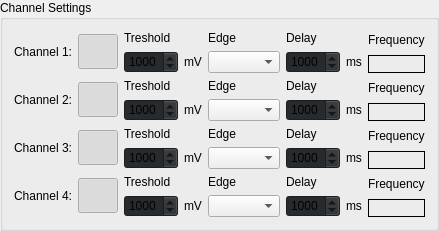
       <widget class="QGroupBox" name="groupBox">
        <property name="minimumSize">
         <size>
          <width>0</width>
          <height>0</height>
         </size>
        </property>
        <property name="maximumSize">
         <size>
          <width>16777215</width>
          <height>250</height>
         </size>
        </property>
        <property name="title">
         <string>Channel Settings</string>
        </property>
        <layout class="QVBoxLayout" name="verticalLayout">
         <item>
          <layout class="QHBoxLayout" name="horizontalLayout">
           <item>
            <widget class="QLabel" name="label_5">
             <property name="maximumSize">
              <size>
               <width>70</width>
               <height>16777215</height>
              </size>
             </property>
             <property name="text">
              <string>Channel 1:</string>
             </property>
            </widget>
           </item>
           <item>
            <widget class="QPushButton" name="ch1_enable_button">
             <property name="sizePolicy">
              <sizepolicy hsizetype="Expanding" vsizetype="Expanding">
               <horstretch>0</horstretch>
               <verstretch>0</verstretch>
              </sizepolicy>
             </property>
             <property name="minimumSize">
              <size>
               <width>0</width>
               <height>0</height>
              </size>
             </property>
             <property name="maximumSize">
              <size>
               <width>70</width>
               <height>35</height>
              </size>
             </property>
             <property name="styleSheet">
              <string notr="true">#ch1_enable_button:checked
{
border-image: url(:/images/toggle_button_on.png);
}
#ch1_enable_button
{
border-image: url(:/images/toggle_button_off.png);
}

</string>
             </property>
             <property name="text">
              <string/>
             </property>
             <property name="checkable">
              <bool>true</bool>
             </property>
             <property name="checked">
              <bool>true</bool>
             </property>
             <property name="autoRepeat">
              <bool>false</bool>
             </property>
            </widget>
           </item>
           <item>
            <layout class="QVBoxLayout" name="verticalLayout_5">
             <item>
              <widget class="QLabel" name="label_17">
               <property name="text">
                <string>Treshold</string>
               </property>
              </widget>
             </item>
             <item>
              <layout class="QHBoxLayout" name="horizontalLayout_5">
               <item>
                <widget class="QSpinBox" name="cfp_lot_box_3">
                 <property name="styleSheet">
                  <string notr="true">background-color:  #272b2d;</string>
                 </property>
                 <property name="maximum">
                  <number>5000</number>
                 </property>
                 <property name="value">
                  <number>1000</number>
                 </property>
                </widget>
               </item>
               <item>
                <widget class="QLabel" name="label_18">
                 <property name="text">
                  <string>mV</string>
                 </property>
                </widget>
               </item>
              </layout>
             </item>
            </layout>
           </item>
           <item>
            <layout class="QVBoxLayout" name="verticalLayout_6">
             <item>
              <widget class="QLabel" name="label_19">
               <property name="text">
                <string>Edge</string>
               </property>
              </widget>
             </item>
             <item>
              <widget class="QComboBox" name="comboBox_4"/>
             </item>
            </layout>
           </item>
           <item>
            <layout class="QVBoxLayout" name="verticalLayout_7">
             <item>
              <widget class="QLabel" name="label_20">
               <property name="text">
                <string>Delay</string>
               </property>
              </widget>
             </item>
             <item>
              <layout class="QHBoxLayout" name="horizontalLayout_6">
               <item>
                <widget class="QSpinBox" name="cfp_lot_box_4">
                 <property name="styleSheet">
                  <string notr="true">background-color:  #272b2d;</string>
                 </property>
                 <property name="maximum">
                  <number>5000</number>
                 </property>
                 <property name="value">
                  <number>1000</number>
                 </property>
                </widget>
               </item>
               <item>
                <widget class="QLabel" name="label_21">
                 <property name="text">
                  <string>ms</string>
                 </property>
                </widget>
               </item>
              </layout>
             </item>
            </layout>
           </item>
           <item>
            <layout class="QVBoxLayout" name="verticalLayout_8">
             <item>
              <widget class="QLabel" name="label_22">
               <property name="text">
                <string>Frequency</string>
               </property>
              </widget>
             </item>
             <item>
              <widget class="QLabel" name="label_23">
               <property name="frameShape">
                <enum>QFrame::Panel</enum>
               </property>
               <property name="text">
                <string/>
               </property>
              </widget>
             </item>
            </layout>
           </item>
          </layout>
         </item>
         <item>
          <layout class="QHBoxLayout" name="horizontalLayout_2">
           <item>
            <widget class="QLabel" name="label_8">
             <property name="maximumSize">
              <size>
               <width>70</width>
               <height>16777215</height>
              </size>
             </property>
             <property name="styleSheet">
              <string notr="true"/>
             </property>
             <property name="text">
              <string>Channel 2:</string>
             </property>
            </widget>
           </item>
           <item>
            <widget class="QPushButton" name="ch2_enable_button">
             <property name="sizePolicy">
              <sizepolicy hsizetype="Expanding" vsizetype="Expanding">
               <horstretch>0</horstretch>
               <verstretch>0</verstretch>
              </sizepolicy>
             </property>
             <property name="minimumSize">
              <size>
               <width>0</width>
               <height>0</height>
              </size>
             </property>
             <property name="maximumSize">
              <size>
               <width>70</width>
               <height>35</height>
              </size>
             </property>
             <property name="styleSheet">
              <string notr="true">#ch2_enable_button:checked
{
border-image: url(:/images/toggle_button_on.png);
}
#ch2_enable_button
{
border-image: url(:/images/toggle_button_off.png);
}

</string>
             </property>
             <property name="text">
              <string/>
             </property>
             <property name="checkable">
              <bool>true</bool>
             </property>
             <property name="checked">
              <bool>true</bool>
             </property>
             <property name="autoRepeat">
              <bool>false</bool>
             </property>
            </widget>
           </item>
           <item>
            <layout class="QVBoxLayout" name="verticalLayout_13">
             <item>
              <widget class="QLabel" name="label_33">
               <property name="styleSheet">
                <string notr="true"/>
               </property>
               <property name="text">
                <string>Treshold</string>
               </property>
              </widget>
             </item>
             <item>
              <layout class="QHBoxLayout" name="horizontalLayout_9">
               <item>
                <widget class="QSpinBox" name="cfp_lot_box_7">
                 <property name="styleSheet">
                  <string notr="true">background-color:  #272b2d;
</string>
                 </property>
                 <property name="maximum">
                  <number>5000</number>
                 </property>
                 <property name="value">
                  <number>1000</number>
                 </property>
                </widget>
               </item>
               <item>
                <widget class="QLabel" name="label_34">
                 <property name="styleSheet">
                  <string notr="true"/>
                 </property>
                 <property name="text">
                  <string>mV</string>
                 </property>
                </widget>
               </item>
              </layout>
             </item>
            </layout>
           </item>
           <item>
            <layout class="QVBoxLayout" name="verticalLayout_14">
             <item>
              <widget class="QLabel" name="label_35">
               <property name="styleSheet">
                <string notr="true"/>
               </property>
               <property name="text">
                <string>Edge</string>
               </property>
              </widget>
             </item>
             <item>
              <widget class="QComboBox" name="comboBox_8">
               <property name="styleSheet">
                <string notr="true"/>
               </property>
              </widget>
             </item>
            </layout>
           </item>
           <item>
            <layout class="QVBoxLayout" name="verticalLayout_15">
             <item>
              <widget class="QLabel" name="label_36">
               <property name="styleSheet">
                <string notr="true"/>
               </property>
               <property name="text">
                <string>Delay</string>
               </property>
              </widget>
             </item>
             <item>
              <layout class="QHBoxLayout" name="horizontalLayout_10">
               <item>
                <widget class="QSpinBox" name="cfp_lot_box_8">
                 <property name="styleSheet">
                  <string notr="true">background-color:  #272b2d;</string>
                 </property>
                 <property name="maximum">
                  <number>5000</number>
                 </property>
                 <property name="value">
                  <number>1000</number>
                 </property>
                </widget>
               </item>
               <item>
                <widget class="QLabel" name="label_37">
                 <property name="styleSheet">
                  <string notr="true"/>
                 </property>
                 <property name="text">
                  <string>ms</string>
                 </property>
                </widget>
               </item>
              </layout>
             </item>
            </layout>
           </item>
           <item>
            <layout class="QVBoxLayout" name="verticalLayout_21">
             <item>
              <widget class="QLabel" name="label_42">
               <property name="styleSheet">
                <string notr="true"/>
               </property>
               <property name="text">
                <string>Frequency</string>
               </property>
              </widget>
             </item>
             <item>
              <widget class="QLabel" name="label_43">
               <property name="styleSheet">
                <string notr="true"/>
               </property>
               <property name="frameShape">
                <enum>QFrame::Panel</enum>
               </property>
               <property name="text">
                <string/>
               </property>
              </widget>
             </item>
            </layout>
           </item>
          </layout>
         </item>
         <item>
          <layout class="QHBoxLayout" name="horizontalLayout_3">
           <item>
            <widget class="QLabel" name="label_9">
             <property name="maximumSize">
              <size>
               <width>70</width>
               <height>16777215</height>
              </size>
             </property>
             <property name="styleSheet">
              <string notr="true"/>
             </property>
             <property name="text">
              <string>Channel 3:</string>
             </property>
            </widget>
           </item>
           <item>
            <widget class="QPushButton" name="ch3_enable_button">
             <property name="sizePolicy">
              <sizepolicy hsizetype="Expanding" vsizetype="Expanding">
               <horstretch>0</horstretch>
               <verstretch>0</verstretch>
              </sizepolicy>
             </property>
             <property name="minimumSize">
              <size>
               <width>0</width>
               <height>0</height>
              </size>
             </property>
             <property name="maximumSize">
              <size>
               <width>70</width>
               <height>35</height>
              </size>
             </property>
             <property name="styleSheet">
              <string notr="true">#ch3_enable_button:checked
{
border-image: url(:/images/toggle_button_on.png);
}
#ch3_enable_button
{
border-image: url(:/images/toggle_button_off.png);
}

</string>
             </property>
             <property name="text">
              <string/>
             </property>
             <property name="checkable">
              <bool>true</bool>
             </property>
             <property name="checked">
              <bool>true</bool>
             </property>
             <property name="autoRepeat">
              <bool>false</bool>
             </property>
            </widget>
           </item>
           <item>
            <layout class="QVBoxLayout" name="verticalLayout_25">
             <item>
              <widget class="QLabel" name="label_44">
               <property name="styleSheet">
                <string notr="true"/>
               </property>
               <property name="text">
                <string>Treshold</string>
               </property>
              </widget>
             </item>
             <item>
              <layout class="QHBoxLayout" name="horizontalLayout_11">
               <item>
                <widget class="QSpinBox" name="cfp_lot_box_9">
                 <property name="styleSheet">
                  <string notr="true">background-color:  #272b2d;</string>
                 </property>
                 <property name="maximum">
                  <number>5000</number>
                 </property>
                 <property name="value">
                  <number>1000</number>
                 </property>
                </widget>
               </item>
               <item>
                <widget class="QLabel" name="label_45">
                 <property name="styleSheet">
                  <string notr="true"/>
                 </property>
                 <property name="text">
                  <string>mV</string>
                 </property>
                </widget>
               </item>
              </layout>
             </item>
            </layout>
           </item>
           <item>
            <layout class="QVBoxLayout" name="verticalLayout_26">
             <item>
              <widget class="QLabel" name="label_46">
               <property name="styleSheet">
                <string notr="true"/>
               </property>
               <property name="text">
                <string>Edge</string>
               </property>
              </widget>
             </item>
             <item>
              <widget class="QComboBox" name="comboBox_10">
               <property name="styleSheet">
                <string notr="true"/>
               </property>
              </widget>
             </item>
            </layout>
           </item>
           <item>
            <layout class="QVBoxLayout" name="verticalLayout_27">
             <item>
              <widget class="QLabel" name="label_47">
               <property name="styleSheet">
                <string notr="true"/>
               </property>
               <property name="text">
                <string>Delay</string>
               </property>
              </widget>
             </item>
             <item>
              <layout class="QHBoxLayout" name="horizontalLayout_12">
               <item>
                <widget class="QSpinBox" name="cfp_lot_box_10">
                 <property name="styleSheet">
                  <string notr="true">background-color:  #272b2d;</string>
                 </property>
                 <property name="maximum">
                  <number>5000</number>
                 </property>
                 <property name="value">
                  <number>1000</number>
                 </property>
                </widget>
               </item>
               <item>
                <widget class="QLabel" name="label_48">
                 <property name="styleSheet">
                  <string notr="true"/>
                 </property>
                 <property name="text">
                  <string>ms</string>
                 </property>
                </widget>
               </item>
              </layout>
             </item>
            </layout>
           </item>
           <item>
            <layout class="QVBoxLayout" name="verticalLayout_29">
             <item>
              <widget class="QLabel" name="label_50">
               <property name="styleSheet">
                <string notr="true"/>
               </property>
               <property name="text">
                <string>Frequency</string>
               </property>
              </widget>
             </item>
             <item>
              <widget class="QLabel" name="label_51">
               <property name="styleSheet">
                <string notr="true"/>
               </property>
               <property name="frameShape">
                <enum>QFrame::Panel</enum>
               </property>
               <property name="text">
                <string/>
               </property>
              </widget>
             </item>
            </layout>
           </item>
          </layout>
         </item>
         <item>
          <layout class="QHBoxLayout" name="horizontalLayout_4">
           <item>
            <widget class="QLabel" name="label_10">
             <property name="maximumSize">
              <size>
               <width>70</width>
               <height>16777215</height>
              </size>
             </property>
             <property name="styleSheet">
              <string notr="true"/>
             </property>
             <property name="text">
              <string>Channel 4:</string>
             </property>
            </widget>
           </item>
           <item>
            <widget class="QPushButton" name="ch4_enable_button">
             <property name="sizePolicy">
              <sizepolicy hsizetype="Expanding" vsizetype="Expanding">
               <horstretch>0</horstretch>
               <verstretch>0</verstretch>
              </sizepolicy>
             </property>
             <property name="minimumSize">
              <size>
               <width>0</width>
               <height>0</height>
              </size>
             </property>
             <property name="maximumSize">
              <size>
               <width>70</width>
               <height>35</height>
              </size>
             </property>
             <property name="styleSheet">
              <string notr="true">#ch4_enable_button:checked
{
border-image: url(:/images/toggle_button_on.png);
}
#ch4_enable_button
{
border-image: url(:/images/toggle_button_off.png);
}

</string>
             </property>
             <property name="text">
              <string/>
             </property>
             <property name="checkable">
              <bool>true</bool>
             </property>
             <property name="checked">
              <bool>true</bool>
             </property>
             <property name="autoRepeat">
              <bool>false</bool>
             </property>
            </widget>
           </item>
           <item>
            <layout class="QVBoxLayout" name="verticalLayout_31">
             <item>
              <widget class="QLabel" name="label_52">
               <property name="styleSheet">
                <string notr="true"/>
               </property>
               <property name="text">
                <string>Treshold</string>
               </property>
              </widget>
             </item>
             <item>
              <layout class="QHBoxLayout" name="horizontalLayout_17">
               <item>
                <widget class="QSpinBox" name="cfp_lot_box_11">
                 <property name="styleSheet">
                  <string notr="true">background-color:  #272b2d;</string>
                 </property>
                 <property name="maximum">
                  <number>5000</number>
                 </property>
                 <property name="value">
                  <number>1000</number>
                 </property>
                </widget>
               </item>
               <item>
                <widget class="QLabel" name="label_53">
                 <property name="text">
                  <string>mV</string>
                 </property>
                </widget>
               </item>
              </layout>
             </item>
            </layout>
           </item>
           <item>
            <layout class="QVBoxLayout" name="verticalLayout_32">
             <item>
              <widget class="QLabel" name="label_54">
               <property name="styleSheet">
                <string notr="true"/>
               </property>
               <property name="text">
                <string>Edge</string>
               </property>
              </widget>
             </item>
             <item>
              <widget class="QComboBox" name="comboBox_12">
               <property name="styleSheet">
                <string notr="true"/>
               </property>
              </widget>
             </item>
            </layout>
           </item>
           <item>
            <layout class="QVBoxLayout" name="verticalLayout_33">
             <item>
              <widget class="QLabel" name="label_55">
               <property name="styleSheet">
                <string notr="true"/>
               </property>
               <property name="text">
                <string>Delay</string>
               </property>
              </widget>
             </item>
             <item>
              <layout class="QHBoxLayout" name="horizontalLayout_18">
               <item>
                <widget class="QSpinBox" name="cfp_lot_box_12">
                 <property name="styleSheet">
                  <string notr="true">background-color:  #272b2d;</string>
                 </property>
                 <property name="maximum">
                  <number>5000</number>
                 </property>
                 <property name="value">
                  <number>1000</number>
                 </property>
                </widget>
               </item>
               <item>
                <widget class="QLabel" name="label_56">
                 <property name="styleSheet">
                  <string notr="true"/>
                 </property>
                 <property name="text">
                  <string>ms</string>
                 </property>
                </widget>
               </item>
              </layout>
             </item>
            </layout>
           </item>
           <item>
            <layout class="QVBoxLayout" name="verticalLayout_35">
             <item>
              <widget class="QLabel" name="label_58">
               <property name="styleSheet">
                <string notr="true"/>
               </property>
               <property name="text">
                <string>Frequency</string>
               </property>
              </widget>
             </item>
             <item>
              <widget class="QLabel" name="label_59">
               <property name="styleSheet">
                <string notr="true"/>
               </property>
               <property name="frameShape">
                <enum>QFrame::Panel</enum>
               </property>
               <property name="text">
                <string/>
               </property>
              </widget>
             </item>
            </layout>
           </item>
          </layout>
         </item>
        </layout>
       </widget>
